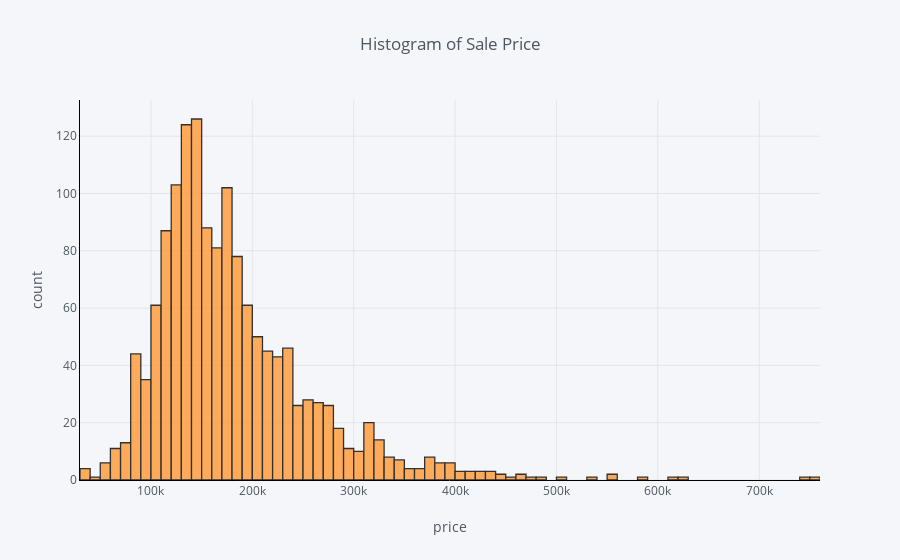

Write notebook code for a chart like this one.
### Code cell
df['SalePrice'].iplot(
    kind='hist',
    bins=100,
    xTitle='price',
    linecolor='black',
    yTitle='count',
    title='Histogram of Sale Price')

### Figure 1 — Plotly figure (JSON) as saved in the notebook; plotly's stock layout.template omitted (floating-point values rounded to 4 significant figures; data arrays with more than 128 entries replaced by an {"elided": "..."} marker saying what was removed)
{"data": [{"histfunc": "count", "histnorm": "", "marker": {"color": "rgba(255, 153, 51, 1.0)", "line": {"color": "#000000", "width": 1.3}}, "name": "SalePrice", "nbinsx": 100, "opacity": 0.8, "orientation": "v", "type": "histogram", "uid": "324d1f34-a95f-4fd8-ae2c-3acbd61d64b9", "x": {"elided": "1460 int values"}}], "layout": {"barmode": "overlay", "legend": {"bgcolor": "#F5F6F9", "font": {"color": "#4D5663"}}, "paper_bgcolor": "#F5F6F9", "plot_bgcolor": "#F5F6F9", "title": {"font": {"color": "#4D5663"}, "text": "Histogram of Sale Price"}, "xaxis": {"gridcolor": "#E1E5ED", "linecolor": "black", "showgrid": true, "tickfont": {"color": "#4D5663"}, "title": {"font": {"color": "#4D5663"}, "text": "price"}, "zerolinecolor": "#E1E5ED"}, "yaxis": {"gridcolor": "#E1E5ED", "linecolor": "black", "showgrid": true, "tickfont": {"color": "#4D5663"}, "title": {"font": {"color": "#4D5663"}, "text": "count"}, "zerolinecolor": "#E1E5ED"}}}
